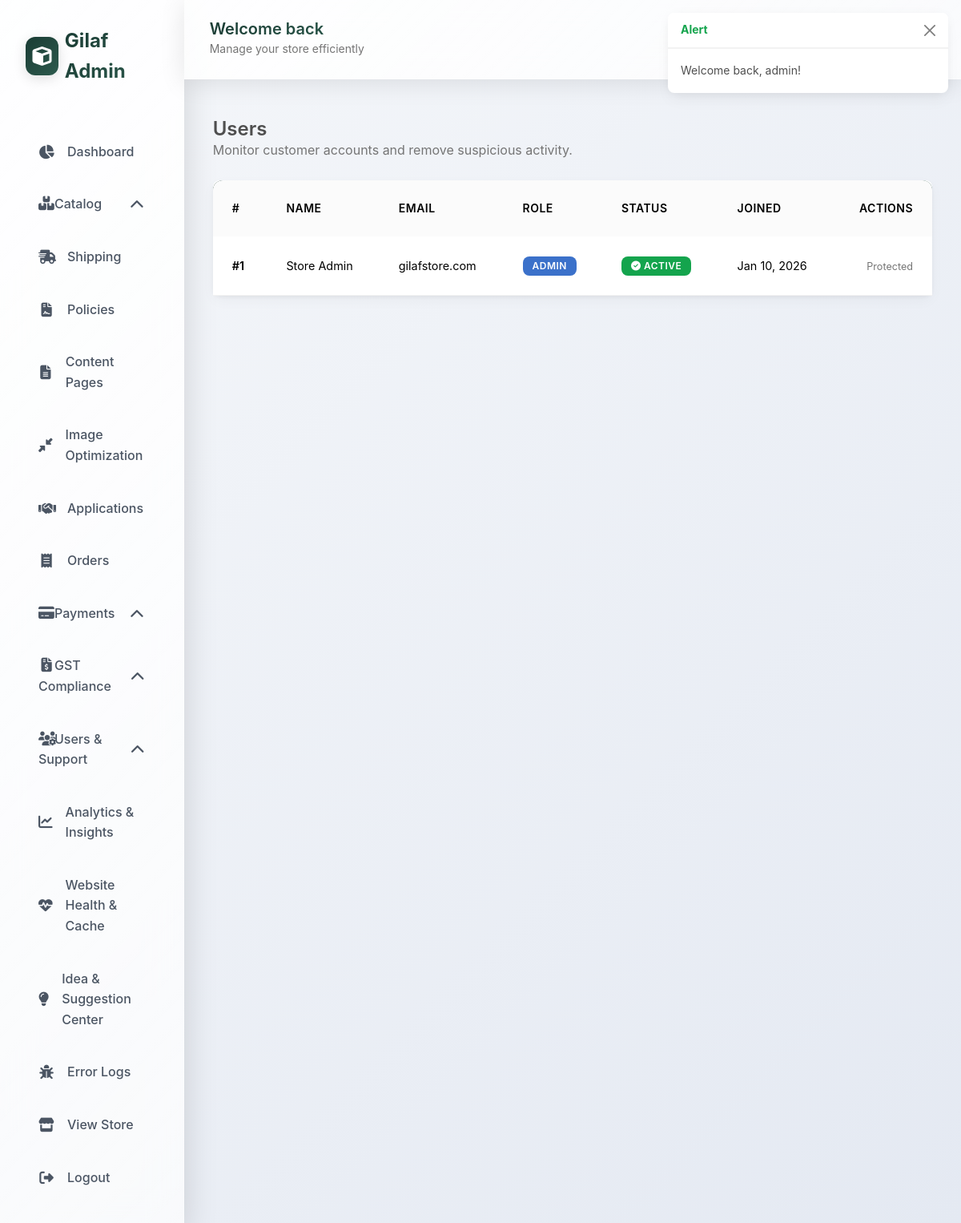
/admin/manage_users.php (signed in), run on the app's committed database.
### tables this page shows
CREATE TABLE IF NOT EXISTS users (
  id INT AUTO_INCREMENT PRIMARY KEY,
  name VARCHAR(120) NOT NULL,
  email VARCHAR(160) NOT NULL UNIQUE,
  password VARCHAR(255) NOT NULL,
  is_admin TINYINT(1) NOT NULL DEFAULT 0,
  created_at TIMESTAMP DEFAULT CURRENT_TIMESTAMP
);

### includes/functions.php (called while the page is built, shortened)
<?php
require_once __DIR__ . '/db_connect.php';
function admin_get_users(): array
{
    return db_fetch_all('SELECT id, name, email, COALESCE(is_admin, 0) AS is_admin, created_at FROM users ORDER BY created_at DESC');
}

### admin/manage_users.php (the view, shortened to what this page needs)
<?php
require_once __DIR__ . '/../includes/functions.php';
$users = admin_get_users();
include __DIR__ . '/../includes/admin_header.php';
?>
<section class="py-4">
  <div class="container-fluid">
    <div class="d-flex justify-content-between align-items-center mb-4">
      <div>
        <h4 class="fw-semibold mb-0">Users</h4>
        <p class="text-muted mb-0">Monitor customer accounts and remove suspicious activity.</p>
      </div>
    </div>
    <div class="card shadow-3 border-0">
      <div class="card-body p-0">
        <div class="table-responsive">
          <table class="table align-middle mb-0">
            <thead class="table-light">
              <tr>
                <th>#</th>
                <th>Name</th>
                <th>Email</th>
                <th>Role</th>
                <th>Status</th>
                <th>Joined</th>
                <th class="text-end">Actions</th>
              </tr>
            </thead>
            <tbody>
              <?php foreach ($users as $user): ?>
                <tr>
                  <td class="fw-semibold">#<?= (int)$user['id']; ?></td>
                  <td><?= htmlspecialchars($user['name']); ?></td>
                  <td><?= htmlspecialchars($user['email']); ?></td>
                  <td>
                    <?php if (!empty($user['is_admin'])): ?>
                      <span class="badge bg-primary">Admin</span>
                    <?php else: ?>
                      <span class="badge bg-success">Customer</span>
                    <?php endif; ?>
                  </td>
                  <td>
                    <?php if (!empty($user['is_blocked'])): ?>
                      <span class="badge bg-danger"><i class="fas fa-ban"></i> Blocked</span>
                    <?php elseif (!empty($user['is_restricted'])): ?>
                      <span class="badge bg-warning"><i class="fas fa-exclamation-triangle"></i> Restricted</span>
                    <?php else: ?>
                      <span class="badge bg-success"><i class="fas fa-check-circle"></i> Active</span>
                    <?php endif; ?>
                  </td>
                  <td><?= htmlspecialchars(date('M d, Y', strtotime($user['created_at'] ?? 'now'))); ?></td>
                  <td class="text-end">
                    <?php if (empty($user['is_admin'])): ?>
                      <button class="btn btn-sm btn-outline-primary" onclick="openUserModal(<?= (int)$user['id']; ?>, '<?= htmlspecialchars($user['name']); ?>', <?= (int)($user['is_blocked'] ?? 0); ?>, <?= (int)($user['is_restricted'] ?? 0); ?>, '<?= htmlspecialchars($user['restriction_reason'] ?? ''); ?>')">
                        <i class="fas fa-cog"></i> Manage
                      </button>
                      <form action="<?= base_url('admin_actions.php'); ?>" method="post" class="d-inline" onsubmit="return confirm('Permanently delete this user?');">
                        <input type="hidden" name="action" value="delete_user" />
                        <input type="hidden" name="user_id" value="<?= (int)$user['id']; ?>" />
                        <button type="submit" class="btn btn-sm btn-outline-danger"><i class="fas fa-trash"></i></button>
                      </form>
                    <?php else: ?>
                      <span class="text-muted small">Protected</span>
                    <?php endif; ?>
                  </td>
                </tr>
              <?php endforeach; ?>
            </tbody>
          </table>
        </div>
      </div>
    </div>
  </div>
</section>
<?php
include __DIR__ . '/../includes/admin_footer.php';
?>

### assets/css/admin-premium.css (style rules this page uses)
:root { --admin-primary: #1A3C34; --admin-primary-light: #2d5a4d; --admin-primary-dark: #0f2820; --admin-accent: #C5A059; --admin-accent-light: #d4b376; --admin-success: #10b981; --admin-warning: #f59e0b; --admin-danger: #ef4444; --admin-info: #3b82f6; --glass-bg: rgba(255, 255, 255, 0.7); --glass-border: rgba(255, 255, 255, 0.3); --glass-shadow: rgba(0, 0, 0, 0.1); --gradient-primary: linear-gradient(135deg, #1A3C34 0%, #2d5a4d 100%); --gradient-accent: linear-gradient(135deg, #C5A059 0%, #d4b376 100%); --gradient-glass: linear-gradient(135deg, rgba(255,255,255,0.9) 0%, rgba(255,255,255,0.7) 100%); --spacing-xs: 0.5rem; --spacing-sm: 1rem; --spacing-md: 1.5rem; --spacing-lg: 2rem; --spacing-xl: 3rem; --radius-sm: 8px; --radius-md: 12px; --radius-lg: 16px; --radius-xl: 24px; --shadow-sm: 0 2px 8px rgba(0, 0, 0, 0.08); --shadow-md: 0 4px 16px rgba(0, 0, 0, 0.12); --shadow-lg: 0 8px 32px rgba(0, 0, 0, 0.16); --shadow-xl: 0 16px 48px rgba(0, 0, 0, 0.2); --glass-shadow-sm: 0 4px 30px rgba(0, 0, 0, 0.1); --glass-shadow-md: 0 8px 40px rgba(0, 0, 0, 0.15); }
body { font-family: 'Inter', -apple-system, BlinkMacSystemFont, 'Segoe UI', sans-serif; background: linear-gradient(135deg, #f5f7fa 0%, #e4e9f2 100%); min-height: 100vh; }
.table { width: 100%; margin: 0; border-collapse: separate; border-spacing: 0; }
.table thead { background: var(--gradient-primary); color: white; }
.table thead th { padding: var(--spacing-md); font-weight: 600; text-transform: uppercase; letter-spacing: 0.5px; font-size: 0.875rem; border: none; }
.table thead th:first-child { border-top-left-radius: var(--radius-md); }
.table thead th:last-child { border-top-right-radius: var(--radius-md); }
.table tbody tr { transition: all 0.2s ease; background: white; }
.table tbody td { padding: var(--spacing-md); border-bottom: 1px solid rgba(0, 0, 0, 0.05); vertical-align: middle; }
.badge { padding: 0.375rem 0.75rem; border-radius: var(--radius-sm); font-size: 0.75rem; font-weight: 600; text-transform: uppercase; letter-spacing: 0.5px; display: inline-block; }
.badge.bg-success { background: var(--admin-success); color: white; }

### data on the page
users: id "1", name "Store Admin", email "gilafstore.com", created_at "Jan 10, 2026"

### other printed values
$flash['message'] "Welcome back, admin!"
